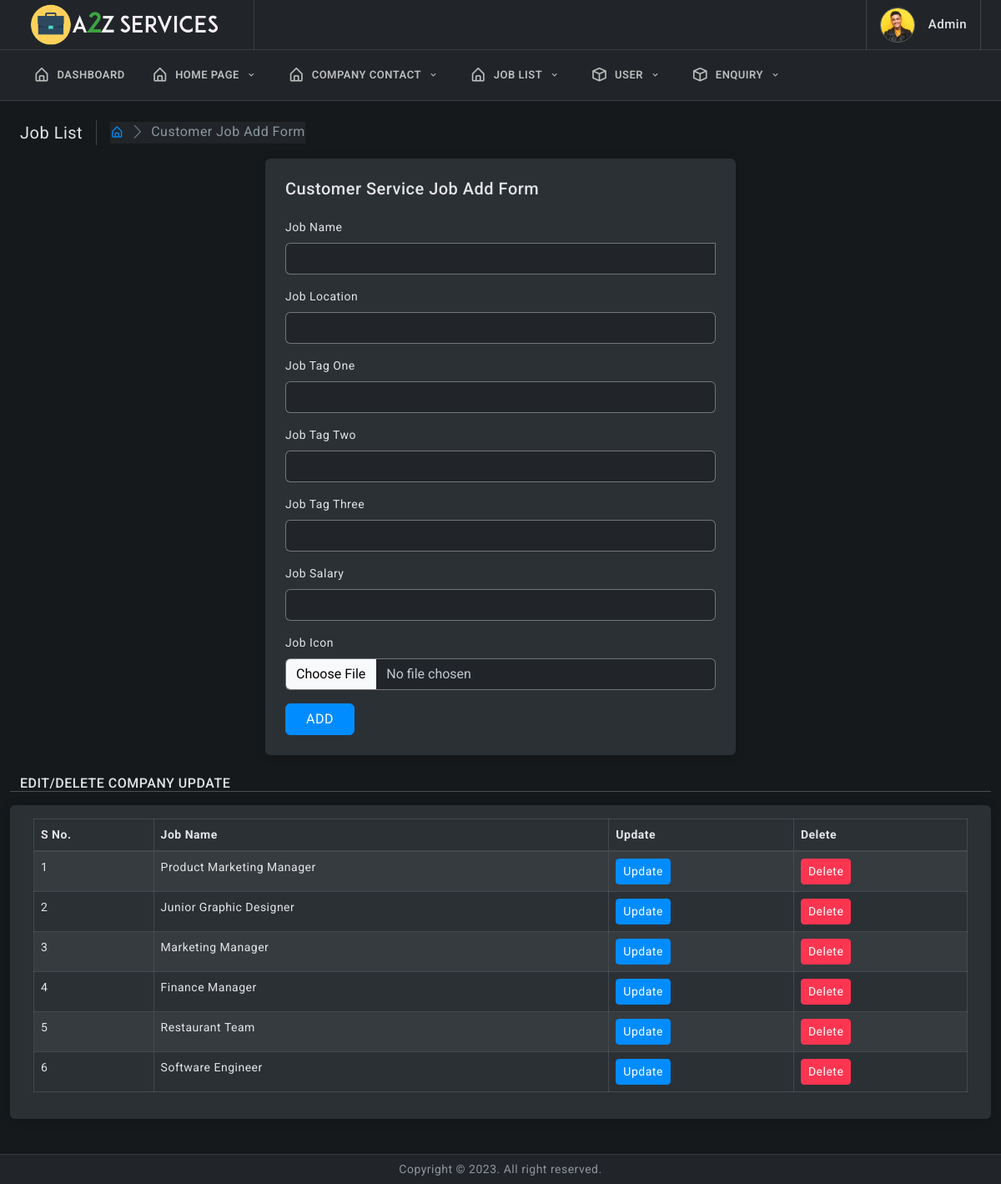
Page /admin/customer-service.php (signed in) on the committed database.
### tables this page shows
CREATE TABLE `customer_service_popjob` (
  `id` int(11) NOT NULL,
  `job_icon` varchar(200) NOT NULL,
  `job_name` varchar(100) NOT NULL,
  `job_by` varchar(100) NOT NULL,
  `job_loc` varchar(200) NOT NULL,
  `job_tag_one` varchar(50) NOT NULL,
  `job_tag_two` varchar(50) NOT NULL,
  `job_tag_three` varchar(50) NOT NULL,
  `salary` varchar(100) NOT NULL
);

### admin/customer-service.php (the view, shortened to what this page needs)
<?php include_once("elements/connect.php");?>
<!doctype html>
<html lang="en">
<head>
	<link href="assets/plugins/simplebar/css/simplebar.css" rel="stylesheet" />
	<link href="assets/plugins/perfect-scrollbar/css/perfect-scrollbar.css" rel="stylesheet" />
	<link href="assets/plugins/metismenu/css/metisMenu.min.css" rel="stylesheet" />
	<link href="assets/css/pace.min.css" rel="stylesheet" />
	<link href="assets/css/bootstrap.min.css" rel="stylesheet">
	<link href="assets/css/bootstrap-extended.css" rel="stylesheet">
	<link href="assets/css/app.css" rel="stylesheet">
	<link href="assets/css/icons.css" rel="stylesheet">
	<link rel="stylesheet" href="assets/css/dark.css" />
</head>
<body>
	<?php include("elements/navbar.php");?>
		<div class="page-wrapper">
			<div class="page-content">
				<div class="page-breadcrumb d-none d-sm-flex align-items-center mb-3">
					<div class="breadcrumb-title pe-3">Job List</div>
					<div class="ps-3">
						<nav aria-label="breadcrumb">
							<ol class="breadcrumb mb-0 p-0">
								<li class="breadcrumb-item"><a href="javascript:;"><i class="bx bx-home-alt"></i></a>
								</li>
								<li class="breadcrumb-item active" aria-current="page">Customer Job Add Form</li>
							</ol>
						</nav>
					</div>
				</div>
				<div class="row">
				<div class="col-xl-6 mx-auto">
					<div class="card">
						<div class="card-body p-4">
							<h5 class="mb-4">Customer Service Job Add Form</h5>
							<form class="row g-3" method="POST" action="elements/redirect" enctype="multipart/form-data">
                                <div class="col-md-12">
									<label for="input26" class="form-label">Job Name</label>
									<div class="input-group">
										<input type="text" class="form-control"  name="job_name"   autocomplete="off"  required>
									</div>
								</div>
                                <div class="col-md-12">
									<label for="input26" class="form-label">Job Location</label>
									<div class="input-group">
										<input type="text" class="form-control"  name="job_loc"   autocomplete="off"  required>
									</div>
								</div>
                                <div class="col-md-12">
									<label for="input26" class="form-label">Job Tag One</label>
									<div class="input-group">
										<input type="text" class="form-control"  name="job_tag_one"   autocomplete="off"  required>
									</div>
								</div>
                                <div class="col-md-12">
									<label for="input26" class="form-label">Job Tag Two</label>
									<div class="input-group">
										<input type="text" class="form-control"  name="job_tag_two"  autocomplete="off"  required>
									</div>
								</div>
                                <div class="col-md-12">
									<label for="input26" class="form-label">Job Tag Three</label>
									<div class="input-group">
										<input type="text" class="form-control"  name="job_tag_three"   autocomplete="off"  required>
									</div>
								</div>
                                <div class="col-md-12">
									<label for="input26" class="form-label">Job Salary</label>
									<div class="input-group">
										<input type="text" class="form-control"  name="salary"   autocomplete="off"  required>
									</div>
								</div>
	                            <div class="col-md-12">
		                            <label for="input26" class="form-label">Job Icon </label>
		                            <div class="input-group">
			                            <input type="file" class="form-control" name="job_icon" id="inputGroupFile01" required >
		                            </div>
	                            </div>
                                <div class="col-md-12">
		                            <div class="d-md-flex d-grid align-items-center gap-3">
                                        <input class="btn btn-primary px-4" type="submit" name="csadd" value="ADD">
		                            </div>
	                            </div>
                            </form>
						</div>
					</div>
				</div>
                <h6 class="mb-0 text-uppercase">Edit/Delete Company Update</h6>
				<hr/>
				<div class="card">
					<div class="card-body">
						<div class="table-responsive">
							<table id="example" class="table table-striped table-bordered" style="width:100%">
							    <thead>
									<tr>
										<th>S No.</th>
										<th>Job Name</th>
										<th>Update</th>
                                        <th>Delete</th>
									</tr>
								</thead>
								<tbody>
								<?php
                                $a=0;
                                $data=mysqli_query($conn,"SELECT * FROM customer_service_popjob ");
                                while($d=mysqli_fetch_array($data)){
                                    ?>
                                    <tr>
                                        <td><?php echo ++$a?></td>
                                        <td><?php echo $d['job_name']?></td>
								        <td><a href="customer-service-update-form?myid=<?php echo $d['id']?>" style="color: #fff;"><button class="btn btn-sm btn-primary">Update</button></a></td>
								        <td><button type="submit" name="csdelete" class="btn btn-sm btn-danger" onclick="delete_package('<?php echo $d['id']?>')">Delete</button></td>
                                    </tr>
                                    <?php
                                }
                                ?>
								</tbody>
							</table>
						</div>
					</div>
				</div>
			</div>
			</div>
		</div>
		<footer class="page-footer">
			<p class="mb-0">Copyright © 2023. All right reserved.</p>
		</footer>
	</div>
</body>
</html>

### admin/assets/css/app.css (style rules this page uses)
body { font-size: 14px; color: #4c5258; letter-spacing: 0.5px; background-color: #f7f7ff; font-family: 'Roboto', sans-serif; }
.page-wrapper { height: 100%; margin-top: 120px; margin-bottom: 30px; margin-left: 0px; }
.page-content { padding: 1.5rem; }
.page-footer { background: #ffffff; left: 0px; right: 0; bottom: 0; position: fixed; text-align: center; padding: 7px; font-size: 14px; border-top: 1px solid #e4e4e4; z-index: 3; }
.breadcrumb-title { font-size: 20px; border-right: 1.5px solid #aaa4a4; }
.page-breadcrumb .breadcrumb li.breadcrumb-item { font-size: 16px; }
.page-breadcrumb .breadcrumb-item+.breadcrumb-item::before { display: inline-block; padding-right: .5rem; color: #6c757d; font-family: 'LineIcons'; content: "\ea5c"; }
input::placeholder { color: #000 !important; opacity: .3 !important }

### admin/assets/css/dark.css (style rules this page uses)
body { color: var(--bs-body-color); --bs-body-color: #e4e5e6; background-color: #16191b; }
.h1, .h2, .h3, .h4, .h5, .h6, h1, h2, h3, h4, h5, h6 { color: #e4e5e6; }
p { color: #91949f; }
.card { background-color: #2b3035; box-shadow: 0 0.1rem 0.7rem rgb(0 0 0 / 20%); }
.page-footer { background-color: #212529; border-top: 1px solid rgb(237 237 237 / 12%); }
::placeholder { color: #e4e5e6 !important; opacity: .5 !important; }
.table { --bs-table-bg: transparent; --bs-table-striped-color: #e4e5e6; --bs-table-striped-bg: rgba(255, 255, 0255, 0.05); --bs-table-active-color: #e4e5e6; --bs-table-active-bg: rgba(255, 255, 255, 0.1); --bs-table-hover-color: #e4e5e6; --bs-table-hover-bg: rgba(255, 255, 255, 0.075); width: 100%; margin-bottom: 1rem; color: #e4e5e6; vertical-align: top; border-color: rgb(255 255 255 / 12%); --bs-table-color: #e4e5e6; }
.table td, .table th { border-color: rgb(255 255 255 / 12%); }
.table thead th { border-bottom: 2px solid rgb(255 255 255 / 12%); }
.breadcrumb { background-color: #212529; }
.breadcrumb-item.active { color: #8b969f; }
.breadcrumb-title { border-right: 1.5px solid rgb(255 255 255 / 18%); }
.form-control { color: #c0c8d1; background-color: #212529; border: 1px solid rgb(255 255 255 / 34%); }
.form-control::placeholder { color: #e4e5e6 !important; opacity: .5 !important; }
.table-bordered td, .table-bordered th { border: 1px solid rgb(255 255 255 / 12%); }
.table-bordered { border: 1px solid rgb(255 255 255 / 12%); }

### rows in the picture
customer_service_popjob: job_name "Product Marketing Manager"
customer_service_popjob: job_name "Junior Graphic Designer"
customer_service_popjob: job_name "Marketing Manager"
customer_service_popjob: job_name "Finance Manager"
customer_service_popjob: job_name "Restaurant Team"
customer_service_popjob: job_name "Software Engineer"
